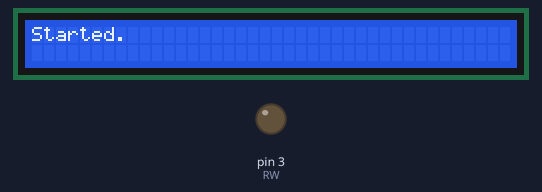
Simulated run of this sketch. Board: Arduino Uno, built with avr-gcc and run on an emulated ATmega328P. On the bench: 40×2 character LCD, output pins drawn as LEDs (lit = HIGH).

Above: at 0.4 s.

The sketch:

display_fw.ino
```cpp
// include the library code:
#include <LiquidCrystal.h>

//
int FN = 2;
int RW = 3;
int RS = 4;
int EN = 5;
//
int D0 = 18;
int D1 = 19;
int D2 = 20;
int D3 = 21;
//
int D4 = 6;
int D5 = 7;
int D6 = 8;
int D7 = 9;
uint8_t inChar;

// TODO: Make more pretty
//void serialWaitSpinner() {
//  lcd.setCursor(39, 1);
//  lcd.write(0x7C);
//  // These just make it return faster from an "idle" state
//  if (Serial.available() > 0) return;
//  delay(80);
//  lcd.setCursor(39, 1);
//  lcd.write(0x2F);
//  if (Serial.available() > 0) return;
//  delay(80);
//  lcd.setCursor(39, 1);
//  lcd.write(0x2D);
//  if (Serial.available() > 0) return;
//  delay(80);
//  lcd.setCursor(39, 1);
//  lcd.write(0x8C);
//  if (Serial.available() > 0) return;
//  delay(80);
//}

//Basically only used while debugging
//void commandBlink() {
//  lcd.setCursor(39, 1);
//  lcd.write(0x94); // a Dot
//  delay(25);
//  lcd.write(0x20); // ascii Space
//}
//

LiquidCrystal lcd(RS, EN, D0, D1, D2, D3, D4, D5, D6, D7); // 8 bit
//LiquidCrystal lcd(RS, EN, D4, D5, D6, D7); // 4 bit

void setup() {
  delay(250); // allow power to level
  //  RW must be low in this mode
  pinMode(RW, OUTPUT);
  digitalWrite(RW, LOW);

  // NONE OF THIS SHIT WORKS
  digitalWrite(RS, LOW);
  delay(20);
  lcd.command((byte)0x03);
  lcd.command((byte)0x03);
  delay(20);
  digitalWrite(RS, HIGH);
  delay(20);

  // Init the screen
  lcd.begin(40, 2);
  lcd.setCursor(0, 0);
  lcd.print("Started.");
  Serial.print("Started.");

}

// long  i = 0L;
// void loop() {
//   Serial.begin(9600);
//   lcd.write(0xFF);
//   lcd.write(0xFF);
//   delay(5);
//   lcd.write(0xFE);
//   //   set the cursor to column 0, line 1 (zero index)
//   lcd.setCursor(0, 1);
//   lcd.print(String(i));
//   lcd.write(0xFF);
//   i++;
// }


void loop() {
//    commandBlink();
    if (Serial.available()) {
      ////
      // Deal with serial data
      inChar = Serial.read();
      if (inChar == 0xFE) {
        // commandBlink();
        delay(3); //wait for next byte
        lcd.command(Serial.read());
      } else {
        lcd.write(inChar);
      }
    //  Heartbeat = millis(); // Reset heart beat
   }
  ////
  // Play time out animation
      // if (millis() - Heartbeat > 100) {
      //  serialWaitSpinner();
          //  lcd.clear();/
    //  }
}
```
